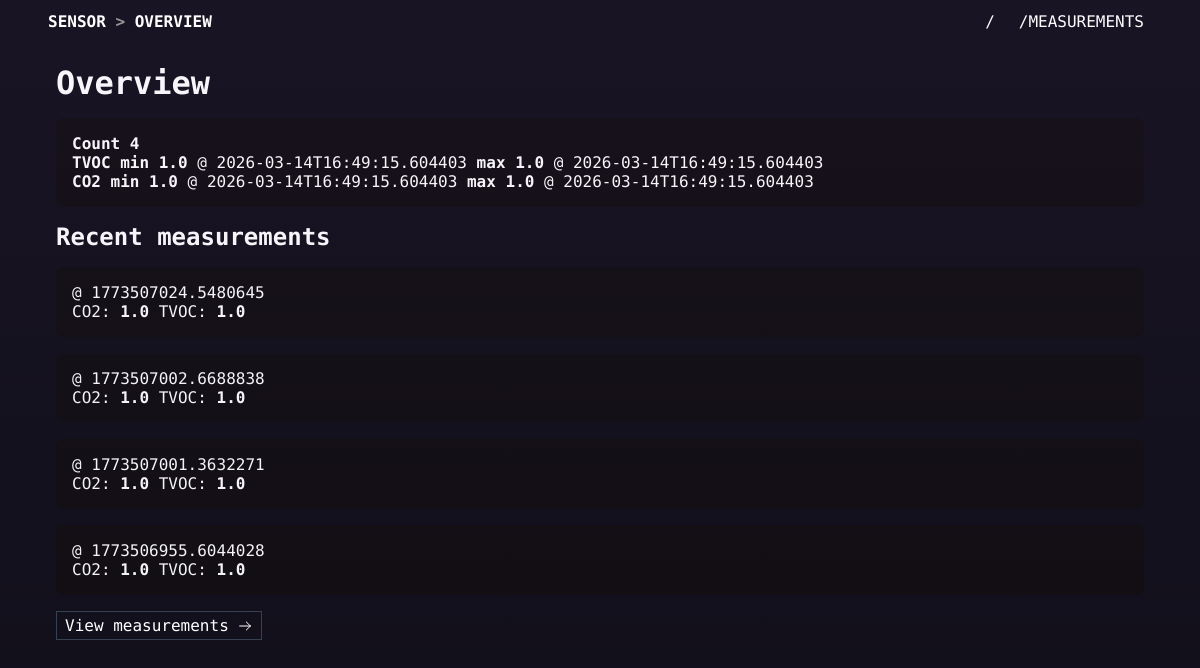
The page / on the database its author committed.
### tables this page shows
CREATE TABLE measurements
    (
        timestamp real not null primary key,
        tvoc real not null,
        co2 real not null
    );

### main.py (the view)
@app.route("/", methods=["GET"])
def stats() -> ResponseReturnValue:
    db = get_db()
    stats = db.get_stats()
    recents = db.get_page(1, 10)
    template = "page/index.html.j2"
    if htmx:
        template = "block/index.html.j2"
    return render_template(template, stats=stats, list=recents)

### db.py (called while the page is built)
    def get_stats(self) -> Stats:
        stats = Stats()
        with closing(self._conn.cursor()) as cursor:
            cursor.execute(
                "SELECT tvoc, timestamp FROM measurements ORDER BY tvoc DESC LIMIT 1"
            )
            stats.tvoc_max = cursor.fetchone()
            cursor.execute(
                "SELECT tvoc, timestamp FROM measurements ORDER BY tvoc ASC LIMIT 1"
            )
            stats.tvoc_min = cursor.fetchone()
            cursor.execute(
                "SELECT co2, timestamp FROM measurements ORDER BY co2 DESC LIMIT 1"
            )
            stats.co2_max = cursor.fetchone()
            cursor.execute(
                "SELECT co2, timestamp FROM measurements ORDER BY co2 ASC LIMIT 1"
            )
            stats.co2_min = cursor.fetchone()
        stats.count = self.count()
        return stats

    def get_page(self, page: int, page_size: int = 20) -> List[sqlite3.Row]:
        with closing(self._conn.cursor()) as cursor:
            cursor.execute(
                "SELECT timestamp, tvoc, co2 FROM measurements ORDER BY timestamp DESC LIMIT ?, ?",
                ((page - 1) * page_size, page_size),
            )
            return cursor.fetchall()

    def count(self) -> int:
        with closing(self._conn.cursor()) as cursor:
            cursor.execute(
                "SELECT COUNT(*) as count FROM MEASUREMENTS"
            )
            return cursor.fetchone()["count"]

    def close(self) -> None:
        self._conn.close()

### main.py (called while the page is built)
@app.template_filter()
def format_datetime(value):
    return datetime.fromtimestamp(value).isoformat()

def get_db() -> DB:
    db_instance = getattr(g, "_database", None)
    if db_instance is None:
        db_instance = g._database = DB()
    return db_instance

@app.teardown_appcontext
def close_connection(_exception):
    db_instance = getattr(g, "_database", None)
    if db_instance is not None:
        db_instance.close()

### templates/page/index.html.j2 (shortened to what this page needs)
{% extends "base.html.j2" %}
{% block title %}Overview{% endblock %}
{% block content %}
    {% include "block/index.html.j2" %}
{% endblock %}

### templates/block/index.html.j2 (shortened to what this page needs)
<h1>Overview</h1>
<article class="card">
    <div class="contents">
        <div>
            <b>Count {{ stats.count }}</b> <br>
            <b>TVOC min {{ stats.tvoc_min.tvoc }}</b> @ {{ stats.tvoc_min.timestamp|format_datetime }} <b>max {{ stats.tvoc_max.tvoc }}</b> @ {{ stats.tvoc_max.timestamp|format_datetime }} <br>
            <b>CO2 min {{ stats.co2_min.co2 }}</b> @ {{ stats.co2_min.timestamp|format_datetime }} <b>max {{ stats.co2_max.co2 }}</b> @ {{ stats.co2_max.timestamp|format_datetime }}
        </div>
    </div>
</article>
<h2>Recent measurements</h2>
{% for row in list %}
    <article class="card">
        <div class="contents">
            <header>@ {{row['timestamp']}}</header>
            <div>
                CO2: <b>{{row['co2']}}</b>
                TVOC: <b>{{row['tvoc']}}</b>
            </div>
        </div>
    </article>
{% else %}
    <article class="card">
        <div class="contents">
            <header>No measurements yet.</header>
        </div>
    </article>
{% endfor %}
<div>
    <a href="/measurements" class="btn btn-link">View measurements</a>
</div>

### static/styles.css (style rules this page uses)
:root { --font-mono: "Fira Code VF", "Fira Code", monospace; --font-sans: "Fira Sans", sans-serif; --primary-dark: #242038; --primary: #9067c6; --bg-dark: #100d11; --bg: #110f1a; --bg-success: #7ceec8; --gray-700: oklch(37.3% 0.034 259.733); }
html, body { margin: 0; width: 100%; height: 100%; background: var(--bg); font-family: var(--font-mono); }
* { user-select: none; box-sizing: border-box; color: white; text-decoration: none; padding: 0; margin: 0; border: none; background: none; }
.btn { isolation: isolate; position: relative; display: inline-flex; align-items: center; gap: 0.5rem; padding: 0.25rem 0.5rem; }
.btn::before { z-index: -1; content: ""; position: absolute; left: 0; bottom: 0; width: 100%; height: 0; background: var(--primary); transition: all 0.3s ease; }
.card { display: flex; gap: 1rem; padding: 1rem; border-radius: 0.5rem; margin: 1rem 0; background: var(--bg-dark); }
.card .contents { flex: 1; flex-direction: column; display: flex; align-items: flex-start; justify-content: space-between; }
.btn-link { border: 1px solid var(--gray-700); }
.btn-link::after { content: ""; width: 1rem; height: 1rem; background-image: url("/static/icon-right.svg"); }

### rows shown on the page
measurements: tvoc_min.tvoc "1.0", tvoc_max.tvoc "1.0", co2_min.co2 "1.0", co2_max.co2 "1.0", timestamp "1773506955.6044028", co2 "1.0", tvoc "1.0"
measurements: timestamp "1773507024.5480645", co2 "1.0", tvoc "1.0"
measurements: timestamp "1773507002.6688838", co2 "1.0", tvoc "1.0"
measurements: timestamp "1773507001.3632271", co2 "1.0", tvoc "1.0"

### other values the page prints
{{ stats.count }} "4"
{{ stats.tvoc_min.timestamp|format_datetime }} "2026-03-14T16:49:15.604403"
{{ stats.tvoc_max.timestamp|format_datetime }} "2026-03-14T16:49:15.604403"
{{ stats.co2_min.timestamp|format_datetime }} "2026-03-14T16:49:15.604403"
{{ stats.co2_max.timestamp|format_datetime }} "2026-03-14T16:49:15.604403"
